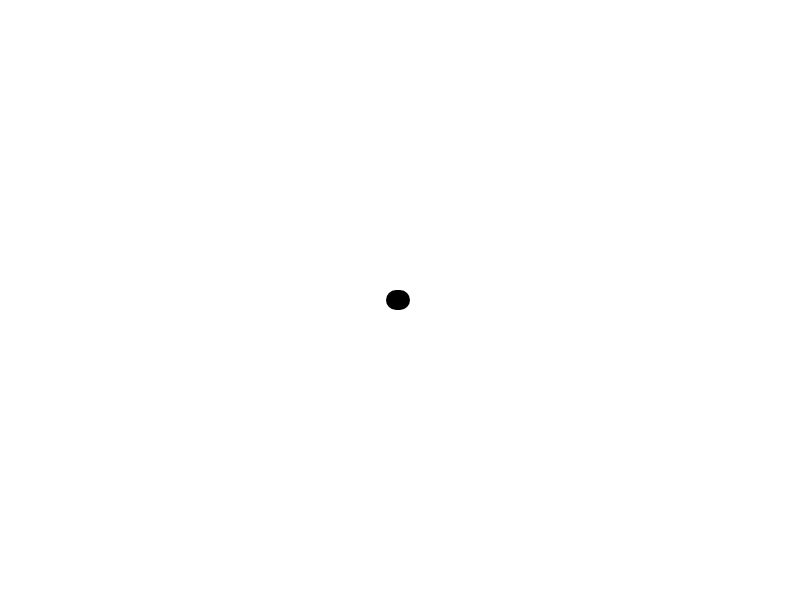
Frame 1 (no input)
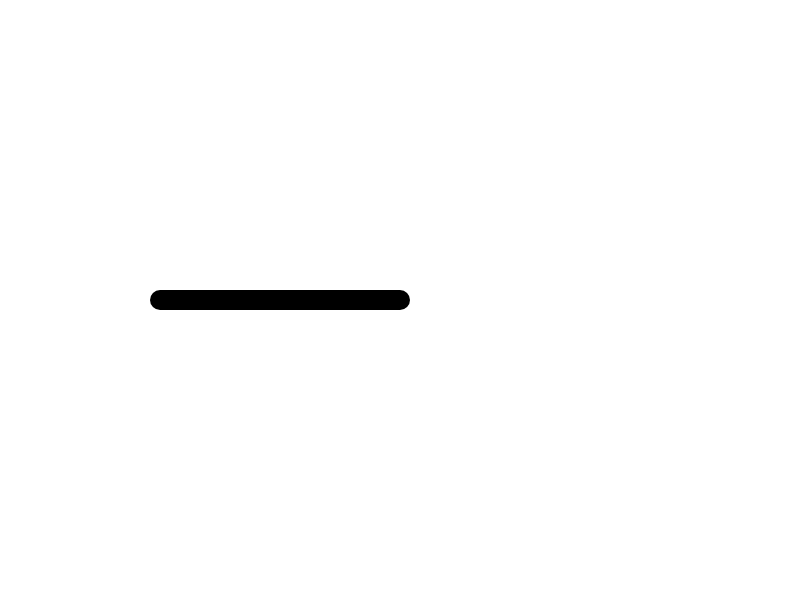
Frame 60 (no input)
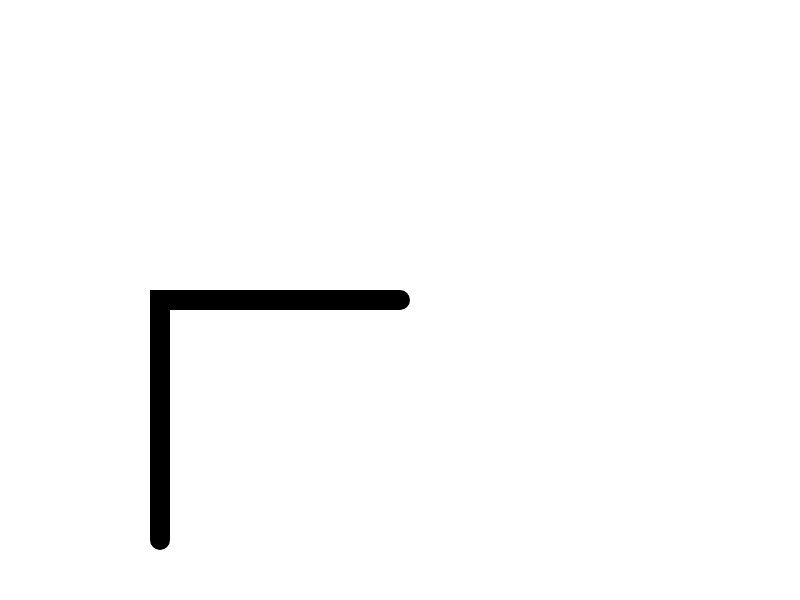
Frame 120 (the mouse pressed at the canvas centre since frame 60)

The p5.js sketch that drew these frames (run headless with seeded random() and noise() and a simulated clock; from frame 60 on, the mouse is pressed at the canvas centre):

// p5.js sketch
// ── sketch.js
let snakes = [];
const MIN_THICKNESS = 2;
const INITIAL_THICKNESS = 20;
const INITIAL_LENGTH = 200;
const SPEED = 4;
const DIRECTION_CHANGE_INTERVAL = 1000; // Time between direction changes in ms
const SPLIT_DELAY = 1000;

const DIRECTIONS = [
  { x: 1, y: 0 },  // right
  { x: 0, y: 1 },  // down
  { x: -1, y: 0 }, // left
  { x: 0, y: -1 }  // up
];

class Snake {
  constructor(x, y, dirIndex, length, thickness) {
    this.points = [{x, y}];
    this.dirIndex = dirIndex;
    this.thickness = thickness;
    this.length = length;
    this.markedForSplit = null;
    this.intersectionPoints = [];
    this.lastDirectionChange = millis();
  }

  move() {
    // Change direction randomly at intervals
    if (millis() - this.lastDirectionChange > DIRECTION_CHANGE_INTERVAL) {
      this.dirIndex = (this.dirIndex + (Math.random() < 0.5 ? 1 : -1)) & 3; // Wrap around with bitwise AND
      this.lastDirectionChange = millis();
    }

    let newX = this.points[0].x + DIRECTIONS[this.dirIndex].x * SPEED;
    let newY = this.points[0].y + DIRECTIONS[this.dirIndex].y * SPEED;

    // Bound by canvas limits
    newX = constrain(newX, this.thickness/2, width - this.thickness/2);
    newY = constrain(newY, this.thickness/2, height - this.thickness/2);

    // Change direction if hitting canvas bounds
    if (newX <= this.thickness/2 || newX >= width - this.thickness/2) {
      this.dirIndex = this.dirIndex === 0 ? 2 : 0;
    }
    if (newY <= this.thickness/2 || newY >= height - this.thickness/2) {
      this.dirIndex = this.dirIndex === 1 ? 3 : 1;
    }

    this.points.unshift({x: newX, y: newY});
    
    if (this.points.length > this.length) {
      this.points.pop();
    }
  }

  checkIntersection(otherSnake) {
    if (this.thickness <= MIN_THICKNESS) return null;
    
    for (let i = 1; i < this.points.length; i++) {
      const p1 = this.points[i-1];
      const p2 = this.points[i];
      
      for (let j = 1; j < otherSnake.points.length; j++) {
        const p3 = otherSnake.points[j-1];
        const p4 = otherSnake.points[j];
        
        const intersection = getIntersection(p1, p2, p3, p4);
        if (intersection && 
            (this !== otherSnake || j < i - 10)) {
          return intersection;
        }
      }
    }
    return null;
  }

  draw() {
    strokeWeight(this.thickness);
    stroke(0);
    noFill();
    beginShape();
    for (const p of this.points) {
      vertex(p.x, p.y);
    }
    endShape();
    
    strokeWeight(1);
    stroke(255, 0, 0);
    for (const point of this.intersectionPoints) {
      push();
      translate(point.x, point.y);
      line(-5, -5, 5, 5);
      line(-5, 5, 5, -5);
      pop();
    }
  }
}

function getIntersection(p1, p2, p3, p4) {
  const denominator = (p4.y - p3.y) * (p2.x - p1.x) - (p4.x - p3.x) * (p2.y - p1.y);
  if (denominator === 0) return null;
  
  const ua = ((p4.x - p3.x) * (p1.y - p3.y) - (p4.y - p3.y) * (p1.x - p3.x)) / denominator;
  const ub = ((p2.x - p1.x) * (p1.y - p3.y) - (p2.y - p1.y) * (p1.x - p3.x)) / denominator;
  
  if (ua < 0 || ua > 1 || ub < 0 || ub > 1) return null;
  
  return {
    x: p1.x + ua * (p2.x - p1.x),
    y: p1.y + ua * (p2.y - p1.y)
  };
}

function splitSnake(snake, intersection) {
  const newThickness = snake.thickness * 0.8;
  if (newThickness < MIN_THICKNESS) return;
  
  let splitIndex = 0;
  let minDist = Infinity;
  
  for (let i = 0; i < snake.points.length; i++) {
    const dist = Math.hypot(
      snake.points[i].x - intersection.x,
      snake.points[i].y - intersection.y
    );
    if (dist < minDist) {
      minDist = dist;
      splitIndex = i;
    }
  }
  
  const snake1Points = snake.points.slice(0, splitIndex);
  const snake2Points = snake.points.slice(splitIndex);
  
  const snake1 = new Snake(
    snake1Points[0].x,
    snake1Points[0].y,
    snake.dirIndex,
    snake1Points.length,
    newThickness
  );
  snake1.points = snake1Points;
  
  const snake2 = new Snake(
    snake2Points[0].x,
    snake2Points[0].y,
    (snake.dirIndex + 2) & 3, // Opposite direction
    snake2Points.length,
    newThickness
  );
  snake2.points = snake2Points;
  
  snakes = snakes.filter(s => s !== snake);
  snakes.push(snake1, snake2);
}

function setup() {
  createCanvas(800, 600);
  background(255);
  
  snakes.push(new Snake(
    width/2,
    height/2,
    floor(random(4)),
    INITIAL_LENGTH,
    INITIAL_THICKNESS
  ));
}

function draw() {
  background(255);
  
  for (const snake of snakes) {
    snake.move();
    
    for (const otherSnake of snakes) {
      const intersection = snake.checkIntersection(otherSnake);
      if (intersection) {
        snake.intersectionPoints.push(intersection);
        if (!snake.markedForSplit) {
          snake.markedForSplit = {
            time: millis(),
            point: intersection
          };
        }
      }
    }
    
    if (snake.markedForSplit && 
        millis() - snake.markedForSplit.time > SPLIT_DELAY) {
      splitSnake(snake, snake.markedForSplit.point);
    }
    
    snake.draw();
  }
}
